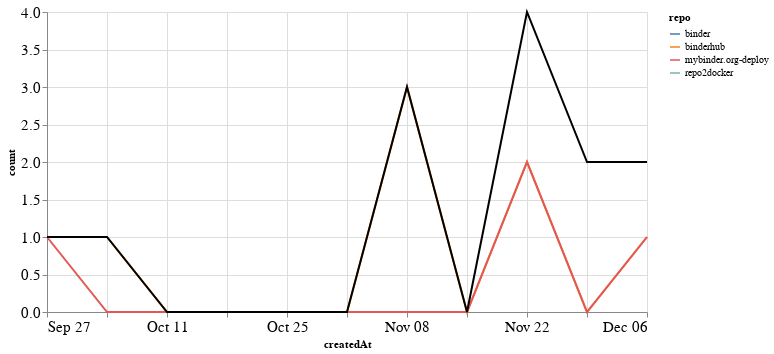

Here is the notebook cell this chart was saved with:
### Markdown cell above
### PRs

### Code cell
prs_time = prs.groupby('repo').resample('W', on='createdAt').count()['author'].reset_index()
prs_time = prs_time.rename(columns={'author': 'count'})
prs_time_total = prs_time.groupby('createdAt').agg({"count": "sum"}).reset_index()

ch1 = alt.Chart(prs_time, width=600).mark_line().encode(
    x='createdAt',
    y='count',
    color='repo',
    tooltip="repo"
)

ch2 = alt.Chart(prs_time_total, width=600).mark_line(color="black").encode(
    x='createdAt',
    y='count',
)

ch1 + ch2

### Figure 1 — Vega-Lite specification as saved in the notebook (floating-point values rounded to 4 significant figures)
{"config": {"axisLeft": {"labelFontSize": 15}, "axisBottom": {"labelFontSize": 15}}, "layer": [{"data": {"name": "data-22a8cfc8906eaf5e3f606bd0aad933dd"}, "mark": "line", "encoding": {"color": {"type": "nominal", "field": "repo"}, "tooltip": {"type": "nominal", "field": "repo"}, "x": {"type": "temporal", "field": "createdAt"}, "y": {"type": "quantitative", "field": "count"}}, "width": 600}, {"data": {"name": "data-114827e0822fd0fb576d869a7ac30026"}, "mark": {"type": "line", "color": "black"}, "encoding": {"x": {"type": "temporal", "field": "createdAt"}, "y": {"type": "quantitative", "field": "count"}}, "width": 600}], "$schema": "https://vega.github.io/schema/vega-lite/v4.8.1.json", "datasets": {"data-22a8cfc8906eaf5e3f606bd0aad933dd": [{"repo": "binder", "createdAt": "2020-11-29T00:00:00", "count": 1}, {"repo": "binderhub", "createdAt": "2020-10-04T00:00:00", "count": 1}, {"repo": "binderhub", "createdAt": "2020-10-11T00:00:00", "count": 0}, {"repo": "binderhub", "createdAt": "2020-10-18T00:00:00", "count": 0}, {"repo": "binderhub", "createdAt": "2020-10-25T00:00:00", "count": 0}, {"repo": "binderhub", "createdAt": "2020-11-01T00:00:00", "count": 0}, {"repo": "binderhub", "createdAt": "2020-11-08T00:00:00", "count": 3}, {"repo": "binderhub", "createdAt": "2020-11-15T00:00:00", "count": 0}, {"repo": "binderhub", "createdAt": "2020-11-22T00:00:00", "count": 2}, {"repo": "binderhub", "createdAt": "2020-11-29T00:00:00", "count": 0}, {"repo": "binderhub", "createdAt": "2020-12-06T00:00:00", "count": 1}, {"repo": "mybinder.org-deploy", "createdAt": "2020-09-27T00:00:00", "count": 1}, {"repo": "mybinder.org-deploy", "createdAt": "2020-10-04T00:00:00", "count": 0}, {"repo": "mybinder.org-deploy", "createdAt": "2020-10-11T00:00:00", "count": 0}, {"repo": "mybinder.org-deploy", "createdAt": "2020-10-18T00:00:00", "count": 0}, {"repo": "mybinder.org-deploy", "createdAt": "2020-10-25T00:00:00", "count": 0}, {"repo": "mybinder.org-deploy", "createdAt": "2020-11-01T00:00:00", "count": 0}, {"repo": "mybinder.org-deploy", "createdAt": "2020-11-08T00:00:00", "count": 0}, {"repo": "mybinder.org-deploy", "createdAt": "2020-11-15T00:00:00", "count": 0}, {"repo": "mybinder.org-deploy", "createdAt": "2020-11-22T00:00:00", "count": 2}, {"repo": "mybinder.org-deploy", "createdAt": "2020-11-29T00:00:00", "count": 0}, {"repo": "mybinder.org-deploy", "createdAt": "2020-12-06T00:00:00", "count": 1}, {"repo": "repo2docker", "createdAt": "2020-11-29T00:00:00", "count": 1}], "data-114827e0822fd0fb576d869a7ac30026": [{"createdAt": "2020-09-27T00:00:00", "count": 1}, {"createdAt": "2020-10-04T00:00:00", "count": 1}, {"createdAt": "2020-10-11T00:00:00", "count": 0}, {"createdAt": "2020-10-18T00:00:00", "count": 0}, {"createdAt": "2020-10-25T00:00:00", "count": 0}, {"createdAt": "2020-11-01T00:00:00", "count": 0}, {"createdAt": "2020-11-08T00:00:00", "count": 3}, {"createdAt": "2020-11-15T00:00:00", "count": 0}, {"createdAt": "2020-11-22T00:00:00", "count": 4}, {"createdAt": "2020-11-29T00:00:00", "count": 2}, {"createdAt": "2020-12-06T00:00:00", "count": 2}]}}
